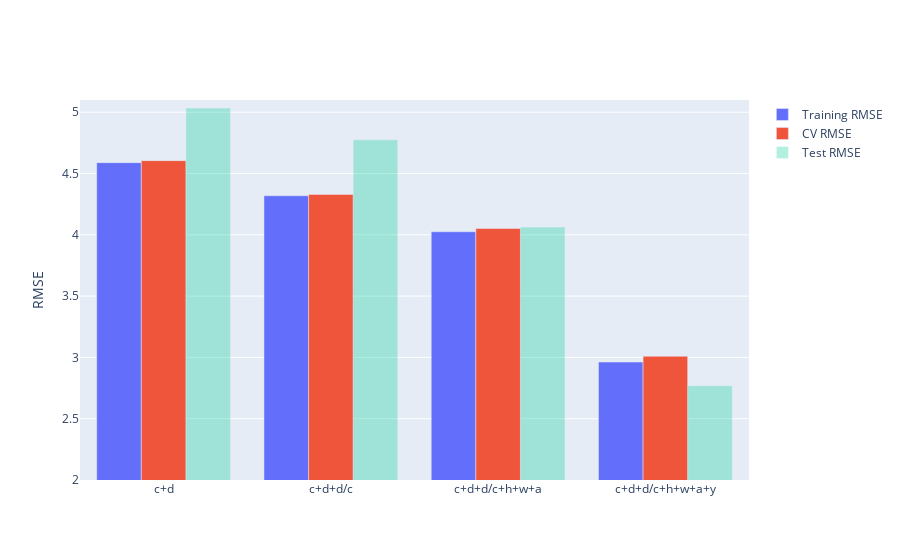

Notebook source saved alongside this figure:
### Markdown cell above
Comparing the models

### Code cell
fig = compare_models(models)
fig.update_yaxes(range=[2,5.1], title="RMSE")

### Figure 1 — Plotly figure (JSON) as saved in the notebook; plotly's stock layout.template omitted (floating-point values rounded to 4 significant figures)
{"data": [{"name": "Training RMSE", "type": "bar", "x": ["c+d", "c+d+d/c", "c+d+d/c+h+w+a", "c+d+d/c+h+w+a+y"], "y": [4.589, 4.319, 4.025, 2.962]}, {"name": "CV RMSE", "type": "bar", "x": ["c+d", "c+d+d/c", "c+d+d/c+h+w+a", "c+d+d/c+h+w+a+y"], "y": [4.605, 4.33, 4.052, 3.009]}, {"name": "Test RMSE", "opacity": 0.3, "type": "bar", "x": ["c+d", "c+d+d/c", "c+d+d/c+h+w+a", "c+d+d/c+h+w+a+y"], "y": [5.034, 4.776, 4.063, 2.769]}], "layout": {"yaxis": {"range": [2, 5.1], "title": {"text": "RMSE"}}}}
